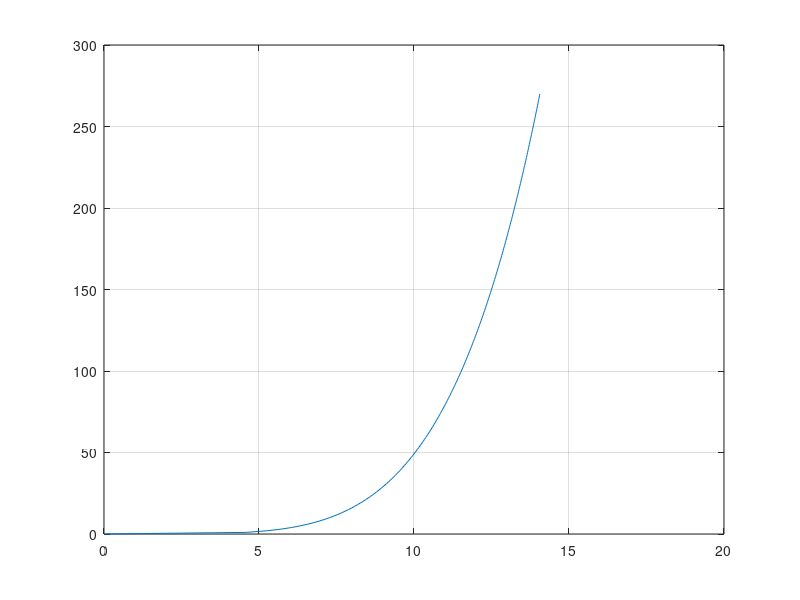

The MATLAB script that drew this image:
clear all; close all; clc;

% from WriteECD2BladedWind.m
z_r = 150 ; % [m] HH
u_r = 12.5; % [m/s] HH wind speed 
alfa = 0.2;

z = 0:1:270;

u = (z / z_r).^alfa * u_r;

grad = gradient(u, z);
m = grad(z == z_r);

figure;
hold on; grid on; box on
plot(u, z);
